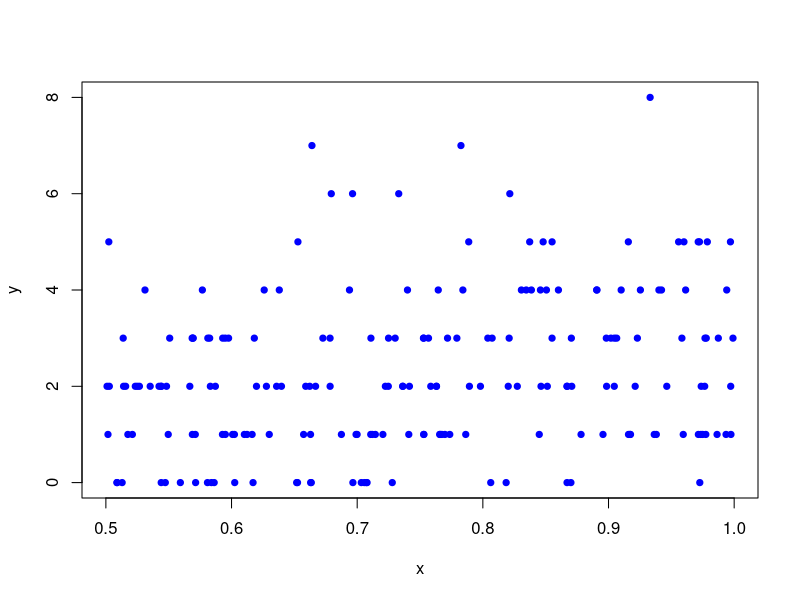
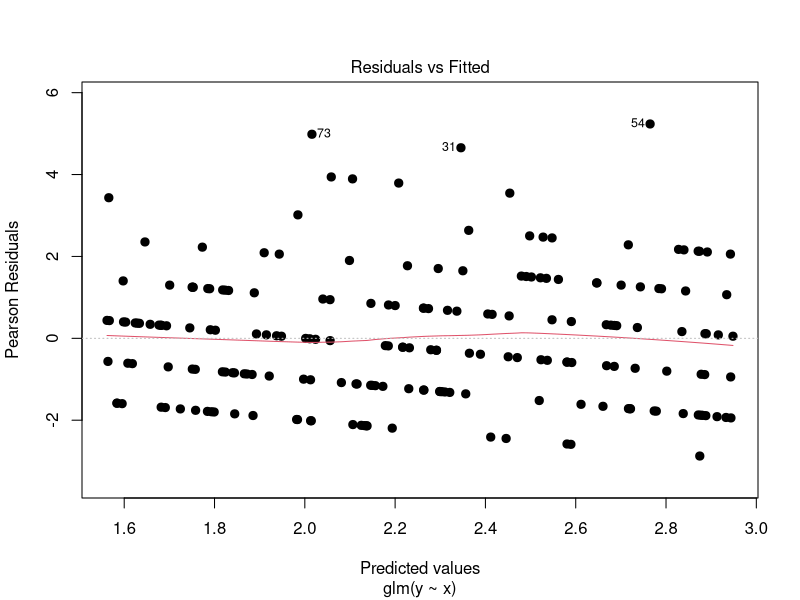
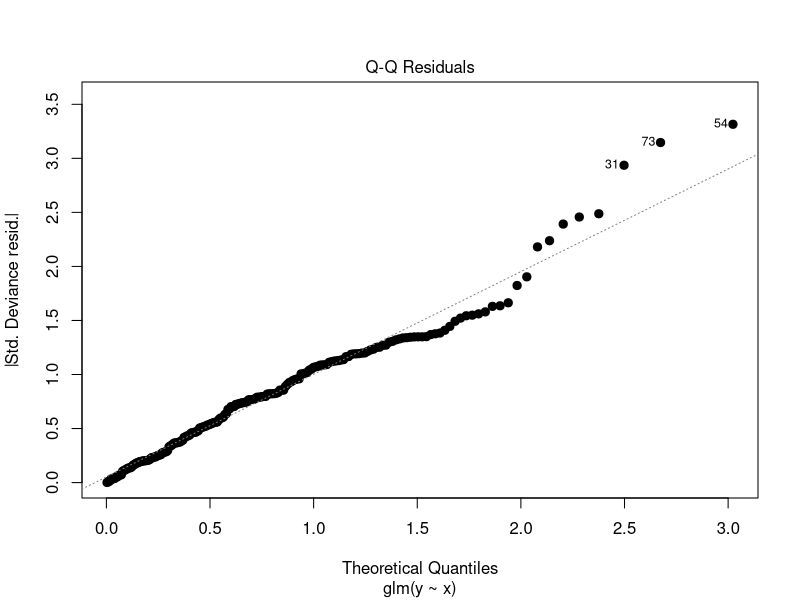
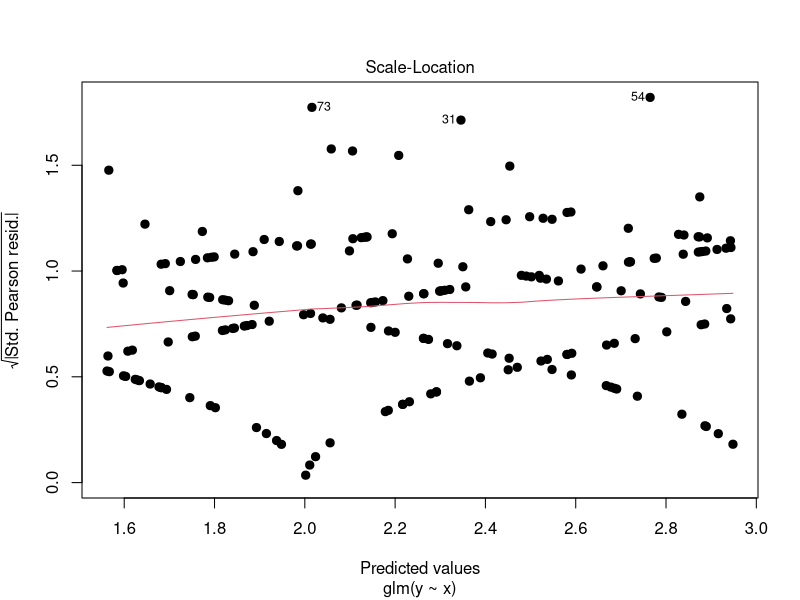
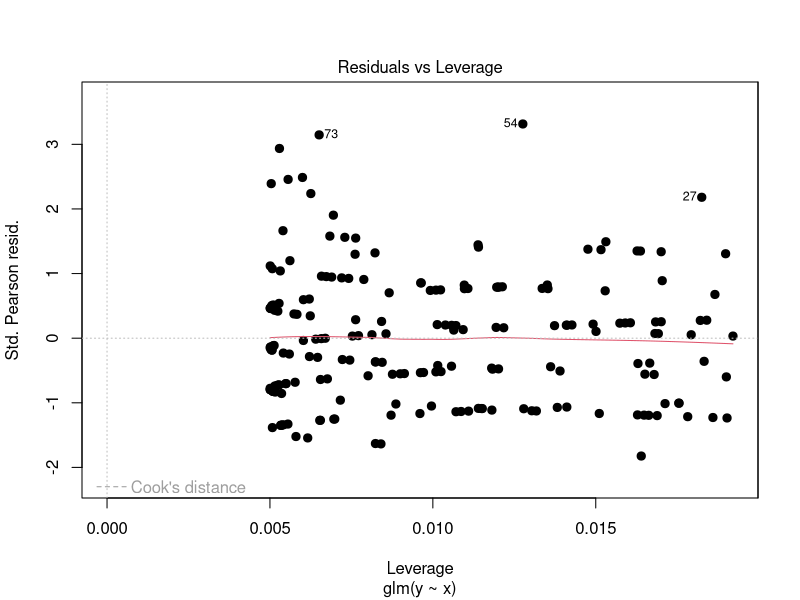
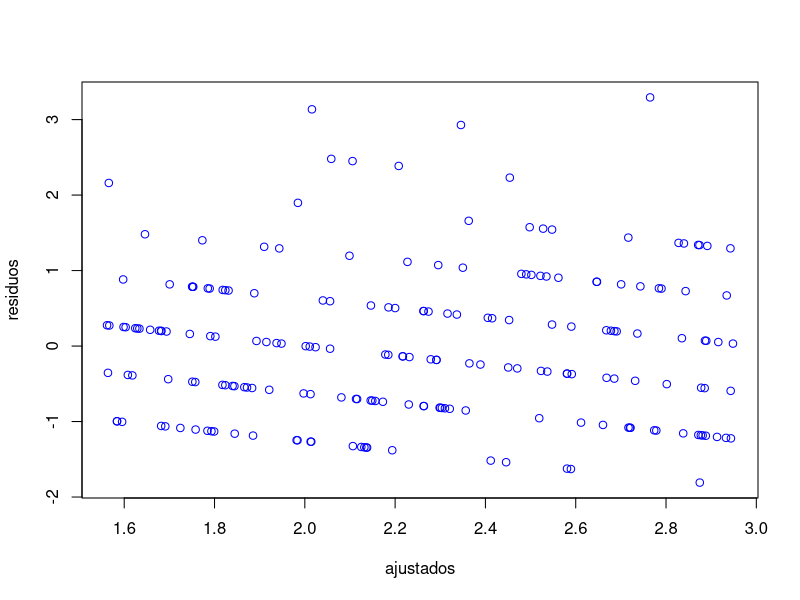
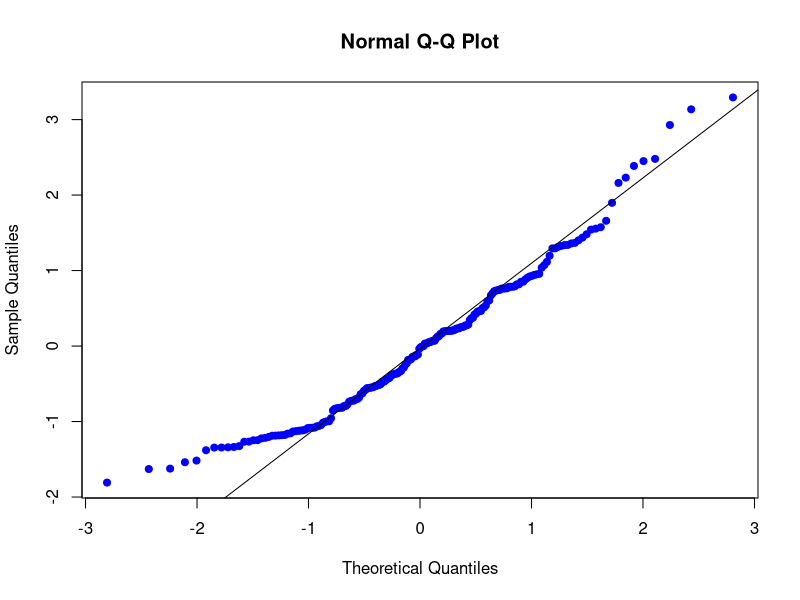
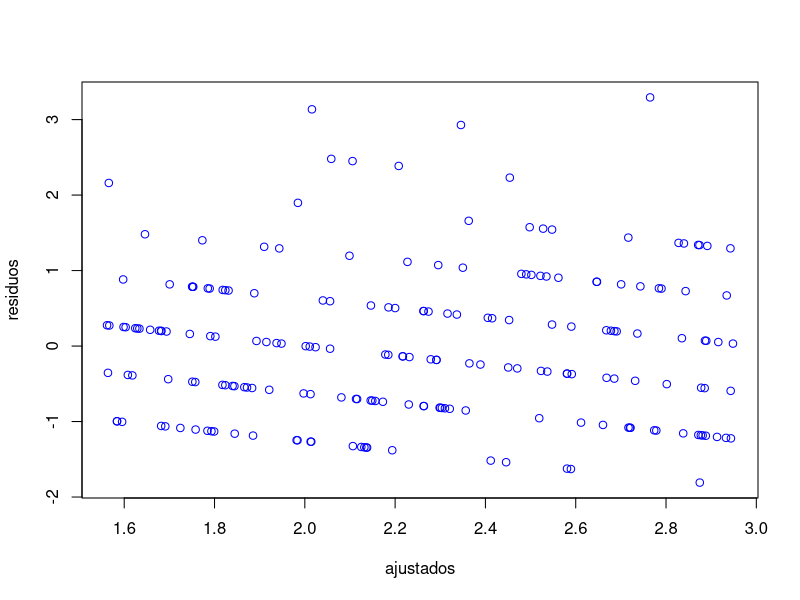

Write the R code that produced these figures, in order.
## ---- chunk 1
x <- runif(200,0.5) #200 valores da uniforme 0.5
y <- rpois(200, lambda = exp((x))) 

#tambem vamos sinular 200 valores para nossa resposta e iremos escrever a media , que é o lambda dessa maneira.

## ---- chunk 2
plot(y ~ x, pch = 20 , cex =1.25, col = 'blue')
## ---- chunk 3
glm_norm <- glm(y ~ x, family = gaussian)
par(mfrow = c(1,1))
plot(glm_norm, pch = 19 , cex = 1.1)
## ---- chunk 4
shapiro.test(glm_norm$residuals)
## ---- chunk 5
#install.packages('statmod')
library(statmod)
## ---- chunk 6
residuos <- qresid(glm_norm) #residuos quantilicos 
ajustados <- predict(glm_norm) #valores ajustados 
## ---- chunk 7
shapiro.test(residuos)
## ---- chunk 8
par(mfrow = c(1,1))
plot(residuos ~ ajustados, col = 'blue')
qqnorm(residuos, pch = 20 , cex =1.4, col = 'blue')
qqline(residuos)
## ---- chunk 9
glm_poisson <- glm(y ~ x, family = poisson)

## ---- chunk 10
par(mfrow = c(1,1))
plot(residuos ~ ajustados, col = 'blue')
qqnorm(residuos, pch = 20 , cex =1.4, col = 'blue')
qqline(residuos)
## ---- chunk 11
residuos <- qresid(glm_poisson) #residuos quantilicos 
ajustados <- predict(glm_poisson) #valores ajustados 

shapiro.test(residuos)
## ---- chunk 12
par(mfrow = c(1,1))
plot(residuos ~ ajustados, col = 'blue')
qqnorm(residuos, pch = 20 , cex =1.4, col = 'blue')
qqline(residuos)
## ---- chunk 13
x <- c(3.4,5.5,6.2,4.5,6.5,6.8,5.2,4.9,5.9,4.6,
       6.2,3.3,6.4,5.3,5.1,5.6,3.8,5.3,5.1,5.8,
       4.5,4.2,5.8,3.6,4.2,6.0,7.1,4.9,4.8,4.0,
       6.3,6.9,5.6,6.0,4.1,3.9,6.2,3.5,5.1,2.5,
       5.2,5.3,3.1,3.6,5.8,5.4,5.1,3.8,6.1,4.9)
y <- c(1,1,0,0,0,0,0,0,1,0,
       0,0,1,0,0,0,0,0,0,0,
       0,0,0,0,1,1,1,0,0,0,
       1,1,0,1,0,0,0,0,0,0,
       0,1,0,1,0,1,0,0,1,0)
## ---- chunk 14
par(mfrow = c(1,1))
plot(x,y)

## ---- chunk 15
glm_log <- glm(y ~ x , family = binomial)
plot(glm_log)
## ---- chunk 16
shapiro.test(glm_log$residuals)
## ---- chunk 17
residuos <- qresid(glm_log) #residuos quantilicos 
ajustados <- predict(glm_log) #valores ajustados 
shapiro.test(residuos)
## ---- chunk 18
par(mfrow = c(1,2))
plot(residuos ~ ajustados, col = 'blue')
qqnorm(residuos, pch = 20 , cex =1.4, col = 'blue')
qqline(residuos)
